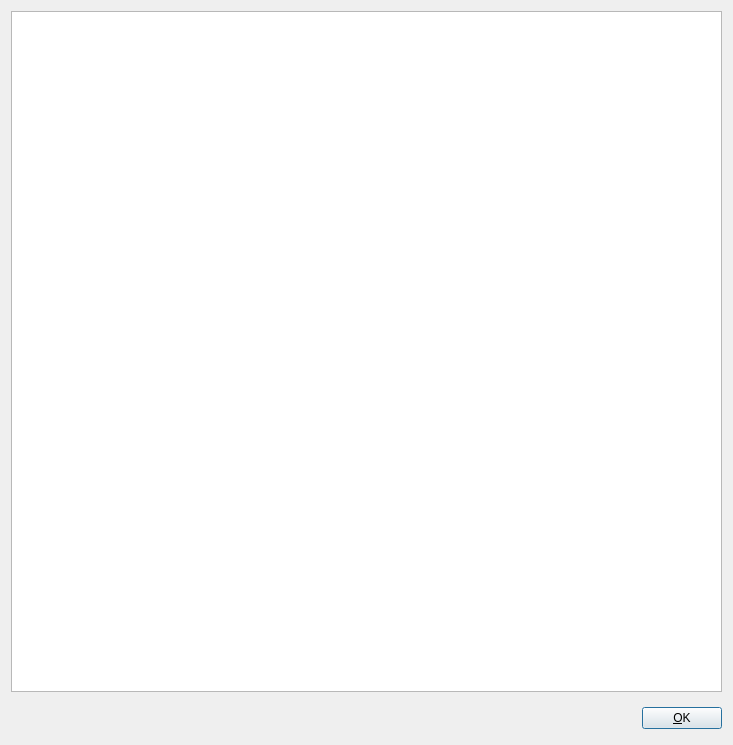
<?xml version="1.0" encoding="UTF-8"?>
<ui version="4.0">
 <class>HelpViewerDialog</class>
 <widget class="QDialog" name="HelpViewerDialog">
  <property name="geometry">
   <rect>
    <x>0</x>
    <y>0</y>
    <width>733</width>
    <height>745</height>
   </rect>
  </property>
  <property name="windowTitle">
   <string>Help viewer</string>
  </property>
  <layout class="QVBoxLayout" name="verticalLayout">
   <property name="spacing">
    <number>11</number>
   </property>
   <item>
    <widget class="QTextBrowser" name="textBrowserHelp">
     <property name="textInteractionFlags">
      <set>Qt::LinksAccessibleByKeyboard|Qt::LinksAccessibleByMouse|Qt::TextBrowserInteraction|Qt::TextSelectableByKeyboard|Qt::TextSelectableByMouse</set>
     </property>
     <property name="openExternalLinks">
      <bool>true</bool>
     </property>
    </widget>
   </item>
   <item>
    <layout class="QHBoxLayout" name="layoutButtons">
     <property name="spacing">
      <number>6</number>
     </property>
     <property name="margin">
      <number>0</number>
     </property>
     <item>
      <spacer name="spacer">
       <property name="orientation">
        <enum>Qt::Horizontal</enum>
       </property>
       <property name="sizeHint" stdset="0">
        <size>
         <width>131</width>
         <height>31</height>
        </size>
       </property>
      </spacer>
     </item>
     <item>
      <widget class="QPushButton" name="okButton">
       <property name="text">
        <string>&amp;OK</string>
       </property>
      </widget>
     </item>
    </layout>
   </item>
  </layout>
 </widget>
 <resources/>
</ui>
